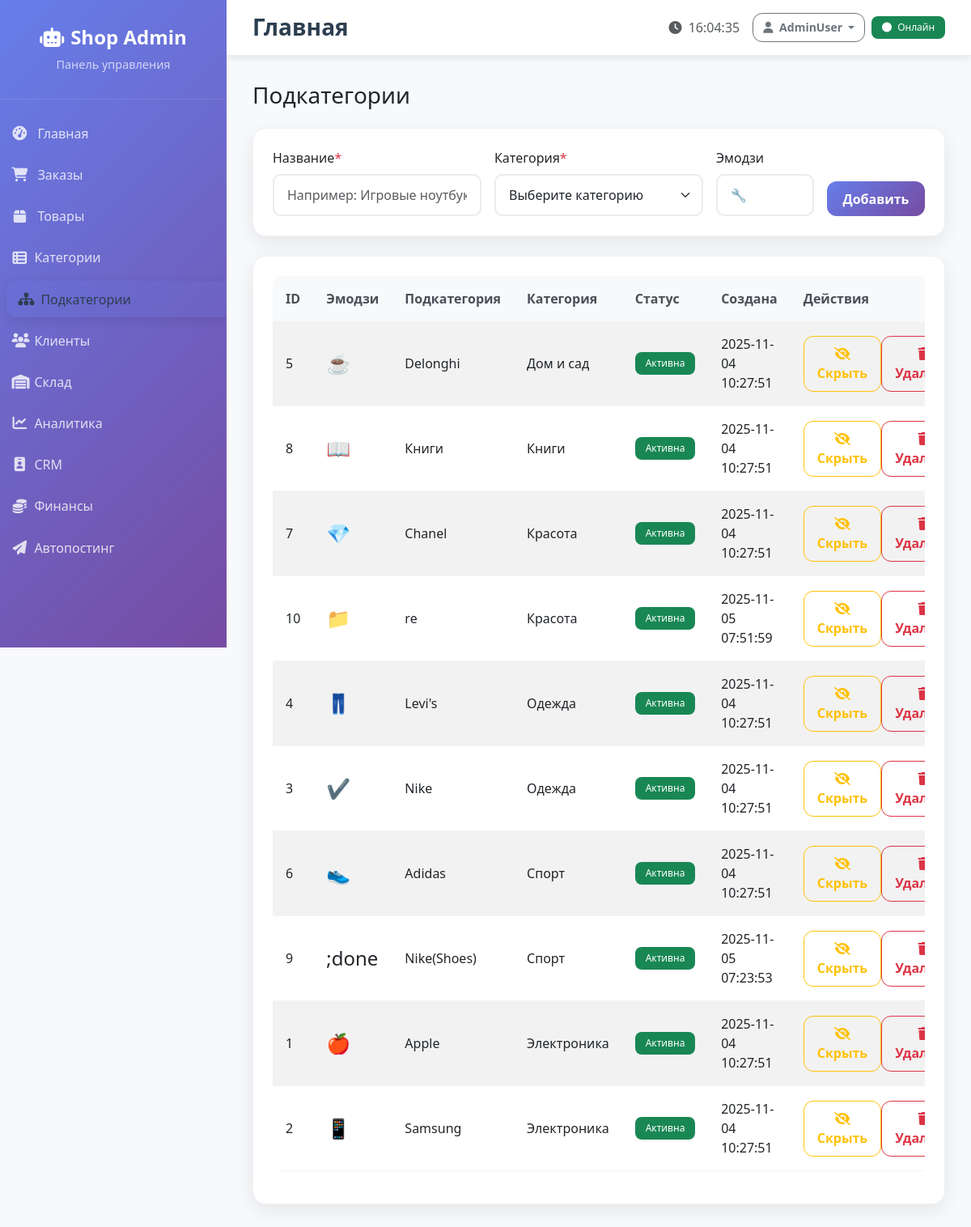
Page /subcategories (signed in) on the committed database.
### tables this page shows
CREATE TABLE subcategories (
    id INTEGER PRIMARY KEY AUTOINCREMENT,
    name TEXT NOT NULL,
    category_id INTEGER,
    emoji TEXT,
    is_active INTEGER DEFAULT 1,
    created_at TIMESTAMP DEFAULT CURRENT_TIMESTAMP,
    FOREIGN KEY (category_id) REFERENCES categories (id)
);

CREATE TABLE categories (
    id INTEGER PRIMARY KEY AUTOINCREMENT,
    name TEXT NOT NULL,
    description TEXT,
    emoji TEXT,
    is_active INTEGER DEFAULT 1,
    created_at TIMESTAMP DEFAULT CURRENT_TIMESTAMP
);

### web_admin/app.py (the view)
    def decorated_function(*args, **kwargs):
        if not session.get('logged_in'):
            return redirect(url_for('login'))
        return f(*args, **kwargs)

### database.py (called while the page is built, shortened)
    def execute_query(self, query, params=None):
        try:
            conn = sqlite3.connect(self.db_path)
            cursor = conn.cursor()
            if params:
                cursor.execute(query, params)
            else:
                cursor.execute(query)
            q = query.strip().upper()
            if q.startswith('SELECT'):
                result = cursor.fetchall()
            return result
        except Exception as e:
            logging.info(f"Ошибка выполнения запроса: {e}")
            return None
        finally:
            if 'conn' in locals():
                conn.close()

    def get_categories(self):
        return self.execute_query(
            'SELECT * FROM categories WHERE is_active = 1 ORDER BY name'
        )

### web_admin/app.py (called while the page is built, shortened)
def inject_time_helpers():
    from datetime import datetime, timedelta
    return {'now_dt': datetime.utcnow(), 'timedelta': timedelta}

def login_required(f):
    def decorated_function(*args, **kwargs):
        if not session.get('logged_in'):
            return redirect(url_for('login'))
        return f(*args, **kwargs)
    decorated_function.__name__ = f.__name__
    return decorated_function

@app.route('/subcategories', methods=['GET', 'POST'])
@login_required
def subcategories():
    categories = db.get_categories()
    items = db.execute_query('''
        SELECT s.id, s.name, c.name as category_name, s.emoji, s.is_active, s.created_at
        FROM subcategories s
        LEFT JOIN categories c ON c.id = s.category_id
        ORDER BY c.name, s.name
    ''')
    return render_template('subcategories.html', categories=categories, subcategories=items)

### web_admin/templates/subcategories.html (shortened to what this page needs)
{% extends 'base.html' %}
{% block content %}
<div class="d-flex align-items-center justify-content-between mb-3">
  <h1 class="h3">Подкатегории</h1>
</div>
<div class="card mb-4">
  <div class="card-body">
    <form method="post" class="row g-3">
      <div class="col-md-4">
        <label class="form-label">Название<span class="text-danger">*</span></label>
        <input class="form-control" name="name" placeholder="Например: Игровые ноутбуки" required>
      </div>
      <div class="col-md-4">
        <label class="form-label">Категория<span class="text-danger">*</span></label>
        <select class="form-select" name="category_id" required>
          <option value="">Выберите категорию</option>
        </select>
      </div>
      <div class="col-md-2">
        <label class="form-label">Эмодзи</label>
        <input class="form-control" name="emoji" placeholder="🔧">
      </div>
      <div class="col-md-2 d-flex align-items-end">
        <button class="btn btn-primary w-100" type="submit">Добавить</button>
      </div>
    </form>
  </div>
</div>
<div class="card">
  <div class="card-body">
    <div class="table-responsive">
      <table class="table table-striped align-middle">
        <thead>
          <tr>
            <th>ID</th><th>Эмодзи</th><th>Подкатегория</th><th>Категория</th><th>Статус</th><th>Создана</th><th style="width:180px">Действия</th>
          </tr>
        </thead>
        <tbody>
          {% for s in subcategories %}
          <tr>
            <td>{{ s[0] }}</td>
            <td><span style="font-size: 1.5rem;">{{ s[3] or '📁' }}</span></td>
            <td>{{ s[1] }}</td>
            <td>{{ s[2] or '-' }}</td>
            <td>
              {% if s[4] %}<span class="badge bg-success">Активна</span>{% else %}<span class="badge bg-secondary">Скрыта</span>{% endif %}
            </td>
            <td>{{ s[5] }}</td>
            <td>
              <div class="btn-group btn-group-sm">
                <form method="post" action="{{ url_for('toggle_subcategory', sid=s[0]) }}">
                  <button class="btn btn-outline-warning" type="submit">
                    <i class="fas fa-eye{% if s[4] %}-slash{% endif %}"></i>
                    {% if s[4] %}Скрыть{% else %}Показать{% endif %}
                  </button>
                </form>
                <form method="post" action="{{ url_for('delete_subcategory', sid=s[0]) }}" onsubmit="return confirm('Удалить подкатегорию {{ s[1] }}?');">
                  <button class="btn btn-outline-danger" type="submit"><i class="fas fa-trash"></i> Удалить</button>
                </form>
              </div>
            </td>
          </tr>
          {% else %}
          <tr><td colspan="7" class="text-muted">Пока нет подкатегорий</td></tr>
          {% endfor %}
        </tbody>
      </table>
    </div>
  </div>
</div>
{% endblock %}

### web_admin/static/css/admin.css (style rules this page uses)
:root { --primary-gradient: linear-gradient(135deg, #667eea 0%, #764ba2 100%); --success-gradient: linear-gradient(135deg, #11998e 0%, #38ef7d 100%); --warning-gradient: linear-gradient(135deg, #f093fb 0%, #f5576c 100%); --info-gradient: linear-gradient(135deg, #4facfe 0%, #00f2fe 100%); --sidebar-width: 280px; }
body { font-family: 'Segoe UI', Tahoma, Geneva, Verdana, sans-serif; background-color: #f8f9fa; }
.card { border: none; border-radius: 16px; box-shadow: 0 4px 20px rgba(0,0,0,0.08); transition: all 0.3s ease; overflow: hidden; }
.card-body { padding: 1.5rem; }
.btn { border-radius: 10px; font-weight: 500; padding: 0.6rem 1.5rem; transition: all 0.3s ease; }
.btn-primary { background: var(--primary-gradient); border: none; }
.table { border-radius: 12px; overflow: hidden; }
.table thead th { background-color: #f8f9fa; border: none; font-weight: 600; color: #495057; padding: 1rem; }
.table tbody td { padding: 1rem; border-color: #f1f3f4; vertical-align: middle; }
.form-control, .form-select { border-radius: 10px; border: 2px solid #e9ecef; padding: 0.75rem 1rem; transition: all 0.3s ease; }
.badge { border-radius: 8px; font-weight: 500; padding: 0.5rem 0.8rem; }
.card { animation: fadeInUp 0.6s ease-out; }
:root { --tile-min-height: 180px; --tile-radius: 16px; --tile-shadow: 0 8px 24px rgba(0,0,0,0.08); --tile-shadow-hover: 0 16px 40px rgba(102,126,234,0.25); --brand: #667eea; }
.card { border-radius: 16px; border: 1px solid #eef1f6; box-shadow: var(--tile-shadow); }
.btn { border-radius: 12px; padding: .6rem 1rem; font-weight: 600; }

### rows in the picture
subcategories: id "5", emoji "☕", name "Delonghi", name "Дом и сад", is_active "Активна", created_at "2025-11-04 10:27:51"
subcategories: id "8", emoji "📖", name "Книги", is_active "Активна", created_at "2025-11-04 10:27:51"
subcategories: id "7", emoji "💎", name "Chanel", name "Красота", is_active "Активна", created_at "2025-11-04 10:27:51"
subcategories: id "10", emoji "📁", name "re", name "Красота", is_active "Активна", created_at "2025-11-05 07:51:59"
subcategories: id "4", emoji "👖", name "Levi's", name "Одежда", is_active "Активна", created_at "2025-11-04 10:27:51"
subcategories: id "3", emoji "✔️", name "Nike", name "Одежда", is_active "Активна", created_at "2025-11-04 10:27:51"
subcategories: id "6", emoji "👟", name "Adidas", name "Спорт", is_active "Активна", created_at "2025-11-04 10:27:51"
subcategories: id "9", emoji ";done", name "Nike(Shoes)", name "Спорт", is_active "Активна", created_at "2025-11-05 07:23:53"
subcategories: id "1", emoji "🍎", name "Apple", name "Электроника", is_active "Активна", created_at "2025-11-04 10:27:51"
subcategories: id "2", emoji "📱", name "Samsung", name "Электроника", is_active "Активна", created_at "2025-11-04 10:27:51"
